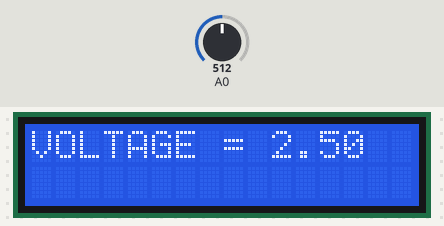
The sketch below on a simulated Arduino Uno, built with avr-gcc and run on an emulated ATmega328P. Parts: 16×2 character LCD. The test bench sets the inputs (shaded band); at power-on: A0 = 512.

Above: at 1.2 s.
1.3 s: A0 set to 716
At 2.8 s:
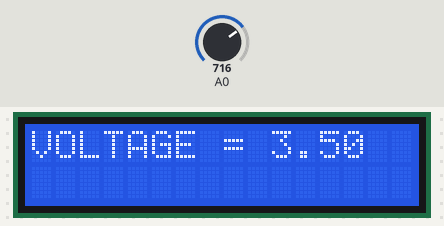
5.4 s: A0 set to 900
At 6.7 s:
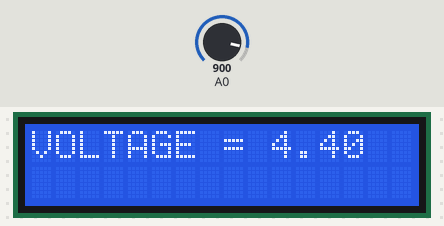
8.5 s: A0 set to 1023
At 9.5 s:
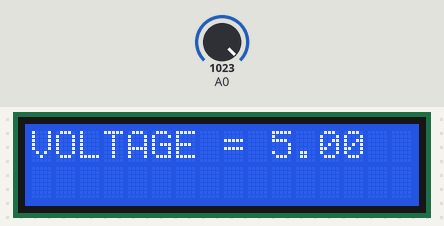
Timing chart, 0 to 11.5 s (numbered marks = the images above; inputs shaded):
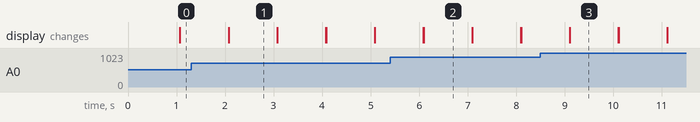

The sketch:

LCDandADCwithAnalogInput.ino
```cpp
#include <LiquidCrystal.h>
const int rs = 12, en = 11, d4 = 5, d5 = 4, d6 = 3, d7 = 2;
LiquidCrystal lcd(rs, en, d4, d5, d6, d7);


void setup() {
  lcd.begin(16, 2);

}

void loop() {
  int sensorValue = analogRead(A0);
  float Voltage = sensorValue*(5.0/1023.0);
  lcd.print("VOLTAGE = ");
  lcd.print(Voltage);
  delay(1000);
  lcd.clear();
}
```

Measured:
- after the input at 1.3 s, the display: first differs from a run without the input after 0.77 s (image 1)
- after the input at 5.4 s, the display: first differs from a run without the input after 0.69 s (image 2)
- after the input at 8.5 s, the display: first differs from a run without the input after 0.61 s (image 3)
- what the display in image 1 shows lasts 1.0 s, from 2.1 s to 3.1 s
